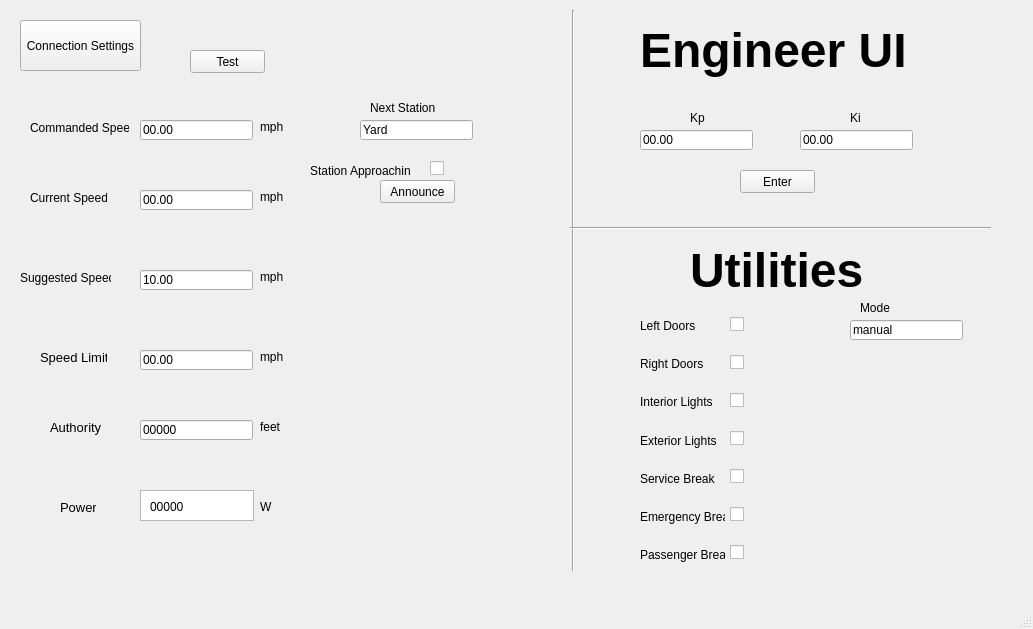
<?xml version="1.0" encoding="UTF-8"?>
<ui version="4.0">
 <class>TrainControllerMainWindow</class>
 <widget class="QMainWindow" name="TrainControllerMainWindow">
  <property name="geometry">
   <rect>
    <x>0</x>
    <y>0</y>
    <width>1033</width>
    <height>629</height>
   </rect>
  </property>
  <property name="windowTitle">
   <string>TrainControllerMainWindow</string>
  </property>
  <widget class="QWidget" name="centralwidget">
   <widget class="QPushButton" name="connectionSettingsButton">
    <property name="geometry">
     <rect>
      <x>20</x>
      <y>20</y>
      <width>121</width>
      <height>51</height>
     </rect>
    </property>
    <property name="text">
     <string>Connection Settings</string>
    </property>
   </widget>
   <widget class="QLabel" name="Engineer">
    <property name="geometry">
     <rect>
      <x>640</x>
      <y>10</y>
      <width>311</width>
      <height>81</height>
     </rect>
    </property>
    <property name="text">
     <string>&lt;html&gt;&lt;head/&gt;&lt;body&gt;&lt;p&gt;&lt;span style=&quot; font-size:36pt; font-weight:600;&quot;&gt;Engineer UI&lt;/span&gt;&lt;/p&gt;&lt;/body&gt;&lt;/html&gt;</string>
    </property>
    <property name="scaledContents">
     <bool>false</bool>
    </property>
   </widget>
   <widget class="Line" name="line">
    <property name="geometry">
     <rect>
      <x>563</x>
      <y>10</y>
      <width>20</width>
      <height>561</height>
     </rect>
    </property>
    <property name="orientation">
     <enum>Qt::Vertical</enum>
    </property>
   </widget>
   <widget class="Line" name="line_2">
    <property name="geometry">
     <rect>
      <x>570</x>
      <y>220</y>
      <width>421</width>
      <height>16</height>
     </rect>
    </property>
    <property name="orientation">
     <enum>Qt::Horizontal</enum>
    </property>
   </widget>
   <widget class="QLineEdit" name="KpText">
    <property name="geometry">
     <rect>
      <x>640</x>
      <y>130</y>
      <width>113</width>
      <height>20</height>
     </rect>
    </property>
    <property name="text">
     <string>00.00</string>
    </property>
   </widget>
   <widget class="QLineEdit" name="KiText">
    <property name="geometry">
     <rect>
      <x>800</x>
      <y>130</y>
      <width>113</width>
      <height>20</height>
     </rect>
    </property>
    <property name="text">
     <string>00.00</string>
    </property>
   </widget>
   <widget class="QLabel" name="Kp">
    <property name="geometry">
     <rect>
      <x>690</x>
      <y>110</y>
      <width>21</width>
      <height>16</height>
     </rect>
    </property>
    <property name="text">
     <string>Kp</string>
    </property>
   </widget>
   <widget class="QLabel" name="Ki">
    <property name="geometry">
     <rect>
      <x>850</x>
      <y>110</y>
      <width>16</width>
      <height>16</height>
     </rect>
    </property>
    <property name="text">
     <string>Ki</string>
    </property>
   </widget>
   <widget class="QLabel" name="Utilities">
    <property name="geometry">
     <rect>
      <x>690</x>
      <y>230</y>
      <width>201</width>
      <height>81</height>
     </rect>
    </property>
    <property name="text">
     <string>&lt;html&gt;&lt;head/&gt;&lt;body&gt;&lt;p&gt;&lt;span style=&quot; font-size:36pt; font-weight:600;&quot;&gt;Utilities&lt;/span&gt;&lt;/p&gt;&lt;/body&gt;&lt;/html&gt;</string>
    </property>
    <property name="scaledContents">
     <bool>false</bool>
    </property>
   </widget>
   <widget class="QPushButton" name="enterButton">
    <property name="geometry">
     <rect>
      <x>740</x>
      <y>170</y>
      <width>75</width>
      <height>23</height>
     </rect>
    </property>
    <property name="text">
     <string>Enter</string>
    </property>
   </widget>
   <widget class="QLabel" name="label_7">
    <property name="geometry">
     <rect>
      <x>260</x>
      <y>120</y>
      <width>47</width>
      <height>13</height>
     </rect>
    </property>
    <property name="text">
     <string>mph</string>
    </property>
   </widget>
   <widget class="QLabel" name="label_8">
    <property name="geometry">
     <rect>
      <x>260</x>
      <y>190</y>
      <width>47</width>
      <height>13</height>
     </rect>
    </property>
    <property name="text">
     <string>mph</string>
    </property>
   </widget>
   <widget class="QLabel" name="label_9">
    <property name="geometry">
     <rect>
      <x>260</x>
      <y>270</y>
      <width>47</width>
      <height>13</height>
     </rect>
    </property>
    <property name="text">
     <string>mph</string>
    </property>
   </widget>
   <widget class="QLabel" name="label_10">
    <property name="geometry">
     <rect>
      <x>260</x>
      <y>350</y>
      <width>47</width>
      <height>13</height>
     </rect>
    </property>
    <property name="text">
     <string>mph</string>
    </property>
   </widget>
   <widget class="QLabel" name="label_11">
    <property name="geometry">
     <rect>
      <x>260</x>
      <y>420</y>
      <width>47</width>
      <height>13</height>
     </rect>
    </property>
    <property name="text">
     <string>feet</string>
    </property>
   </widget>
   <widget class="QLabel" name="label_12">
    <property name="geometry">
     <rect>
      <x>260</x>
      <y>500</y>
      <width>47</width>
      <height>13</height>
     </rect>
    </property>
    <property name="text">
     <string>W</string>
    </property>
   </widget>
   <widget class="QLineEdit" name="commandedSpeed">
    <property name="geometry">
     <rect>
      <x>140</x>
      <y>120</y>
      <width>113</width>
      <height>20</height>
     </rect>
    </property>
    <property name="text">
     <string>00.00</string>
    </property>
   </widget>
   <widget class="QLineEdit" name="currentSpeed">
    <property name="geometry">
     <rect>
      <x>140</x>
      <y>190</y>
      <width>113</width>
      <height>20</height>
     </rect>
    </property>
    <property name="text">
     <string>00.00</string>
    </property>
   </widget>
   <widget class="QLineEdit" name="suggestedSpeed">
    <property name="geometry">
     <rect>
      <x>140</x>
      <y>270</y>
      <width>113</width>
      <height>20</height>
     </rect>
    </property>
    <property name="text">
     <string>10.00</string>
    </property>
   </widget>
   <widget class="QLineEdit" name="speedLimit">
    <property name="geometry">
     <rect>
      <x>140</x>
      <y>350</y>
      <width>113</width>
      <height>20</height>
     </rect>
    </property>
    <property name="text">
     <string>00.00</string>
    </property>
   </widget>
   <widget class="QLineEdit" name="authority">
    <property name="geometry">
     <rect>
      <x>140</x>
      <y>420</y>
      <width>113</width>
      <height>20</height>
     </rect>
    </property>
    <property name="text">
     <string>00000</string>
    </property>
   </widget>
   <widget class="QTextBrowser" name="box">
    <property name="geometry">
     <rect>
      <x>140</x>
      <y>490</y>
      <width>114</width>
      <height>31</height>
     </rect>
    </property>
    <property name="html">
     <string>&lt;!DOCTYPE HTML PUBLIC &quot;-//W3C//DTD HTML 4.0//EN&quot; &quot;http://www.w3.org/TR/REC-html40/strict.dtd&quot;&gt;
&lt;html&gt;&lt;head&gt;&lt;meta name=&quot;qrichtext&quot; content=&quot;1&quot; /&gt;&lt;style type=&quot;text/css&quot;&gt;
p, li { white-space: pre-wrap; }
&lt;/style&gt;&lt;/head&gt;&lt;body style=&quot; font-family:'MS Shell Dlg 2'; font-size:8.25pt; font-weight:400; font-style:normal;&quot;&gt;
&lt;p align=&quot;center&quot; style=&quot;-qt-paragraph-type:empty; margin-top:0px; margin-bottom:0px; margin-left:0px; margin-right:0px; -qt-block-indent:0; text-indent:0px;&quot;&gt;&lt;br /&gt;&lt;/p&gt;&lt;/body&gt;&lt;/html&gt;</string>
    </property>
   </widget>
   <widget class="QLabel" name="label_6">
    <property name="geometry">
     <rect>
      <x>60</x>
      <y>500</y>
      <width>36</width>
      <height>16</height>
     </rect>
    </property>
    <property name="text">
     <string>&lt;html&gt;&lt;head/&gt;&lt;body&gt;&lt;p&gt;&lt;span style=&quot; font-size:10pt;&quot;&gt;Power&lt;/span&gt;&lt;/p&gt;&lt;/body&gt;&lt;/html&gt;</string>
    </property>
   </widget>
   <widget class="QLabel" name="label">
    <property name="geometry">
     <rect>
      <x>30</x>
      <y>120</y>
      <width>99</width>
      <height>16</height>
     </rect>
    </property>
    <property name="text">
     <string>Commanded Speed</string>
    </property>
   </widget>
   <widget class="QLabel" name="label_2">
    <property name="geometry">
     <rect>
      <x>30</x>
      <y>190</y>
      <width>77</width>
      <height>16</height>
     </rect>
    </property>
    <property name="text">
     <string>Current Speed</string>
    </property>
   </widget>
   <widget class="QLabel" name="label_4">
    <property name="geometry">
     <rect>
      <x>40</x>
      <y>350</y>
      <width>67</width>
      <height>16</height>
     </rect>
    </property>
    <property name="text">
     <string>&lt;html&gt;&lt;head/&gt;&lt;body&gt;&lt;p&gt;&lt;span style=&quot; font-size:10pt;&quot;&gt;Speed Limit&lt;/span&gt;&lt;/p&gt;&lt;/body&gt;&lt;/html&gt;</string>
    </property>
   </widget>
   <widget class="QLabel" name="label_5">
    <property name="geometry">
     <rect>
      <x>50</x>
      <y>420</y>
      <width>51</width>
      <height>16</height>
     </rect>
    </property>
    <property name="text">
     <string>&lt;html&gt;&lt;head/&gt;&lt;body&gt;&lt;p&gt;&lt;span style=&quot; font-size:10pt;&quot;&gt;Authority&lt;/span&gt;&lt;/p&gt;&lt;/body&gt;&lt;/html&gt;</string>
    </property>
   </widget>
   <widget class="QLabel" name="label_3">
    <property name="geometry">
     <rect>
      <x>20</x>
      <y>270</y>
      <width>91</width>
      <height>16</height>
     </rect>
    </property>
    <property name="text">
     <string>Suggested Speed</string>
    </property>
   </widget>
   <widget class="QPushButton" name="testButton">
    <property name="geometry">
     <rect>
      <x>190</x>
      <y>50</y>
      <width>75</width>
      <height>23</height>
     </rect>
    </property>
    <property name="text">
     <string>Test</string>
    </property>
   </widget>
   <widget class="QLabel" name="powerLabel">
    <property name="geometry">
     <rect>
      <x>150</x>
      <y>500</y>
      <width>47</width>
      <height>13</height>
     </rect>
    </property>
    <property name="text">
     <string>00000</string>
    </property>
   </widget>
   <widget class="QLabel" name="label_14">
    <property name="geometry">
     <rect>
      <x>370</x>
      <y>100</y>
      <width>99</width>
      <height>16</height>
     </rect>
    </property>
    <property name="text">
     <string>Next Station</string>
    </property>
   </widget>
   <widget class="QLineEdit" name="nextStation">
    <property name="geometry">
     <rect>
      <x>360</x>
      <y>120</y>
      <width>113</width>
      <height>20</height>
     </rect>
    </property>
    <property name="text">
     <string>Yard</string>
    </property>
   </widget>
   <widget class="QLineEdit" name="mode">
    <property name="geometry">
     <rect>
      <x>850</x>
      <y>320</y>
      <width>113</width>
      <height>20</height>
     </rect>
    </property>
    <property name="text">
     <string>manual</string>
    </property>
   </widget>
   <widget class="QLabel" name="label_15">
    <property name="geometry">
     <rect>
      <x>860</x>
      <y>300</y>
      <width>99</width>
      <height>16</height>
     </rect>
    </property>
    <property name="text">
     <string>Mode</string>
    </property>
   </widget>
   <widget class="QCheckBox" name="stationApproachingCB">
    <property name="geometry">
     <rect>
      <x>430</x>
      <y>160</y>
      <width>70</width>
      <height>17</height>
     </rect>
    </property>
    <property name="text">
     <string/>
    </property>
   </widget>
   <widget class="QLabel" name="StationApproaching">
    <property name="geometry">
     <rect>
      <x>310</x>
      <y>150</y>
      <width>101</width>
      <height>41</height>
     </rect>
    </property>
    <property name="text">
     <string>Station Approaching</string>
    </property>
   </widget>
   <widget class="QPushButton" name="announceButton">
    <property name="geometry">
     <rect>
      <x>380</x>
      <y>180</y>
      <width>75</width>
      <height>23</height>
     </rect>
    </property>
    <property name="text">
     <string>Announce</string>
    </property>
   </widget>
   <widget class="QWidget" name="layoutWidget">
    <property name="geometry">
     <rect>
      <x>730</x>
      <y>300</y>
      <width>16</width>
      <height>281</height>
     </rect>
    </property>
    <layout class="QVBoxLayout" name="verticalLayout">
     <item>
      <widget class="QCheckBox" name="LeftDoorsCB">
       <property name="text">
        <string/>
       </property>
      </widget>
     </item>
     <item>
      <widget class="QCheckBox" name="RightDoorsCB">
       <property name="text">
        <string/>
       </property>
      </widget>
     </item>
     <item>
      <widget class="QCheckBox" name="InteriorLightsCB">
       <property name="text">
        <string/>
       </property>
      </widget>
     </item>
     <item>
      <widget class="QCheckBox" name="ExteriorLightsCB">
       <property name="text">
        <string/>
       </property>
      </widget>
     </item>
     <item>
      <widget class="QCheckBox" name="ServiceBreakCB">
       <property name="text">
        <string/>
       </property>
      </widget>
     </item>
     <item>
      <widget class="QCheckBox" name="EmergencyBreakCB">
       <property name="text">
        <string/>
       </property>
      </widget>
     </item>
     <item>
      <widget class="QCheckBox" name="PassengerBreakCB">
       <property name="text">
        <string/>
       </property>
      </widget>
     </item>
    </layout>
   </widget>
   <widget class="QWidget" name="layoutWidget">
    <property name="geometry">
     <rect>
      <x>640</x>
      <y>310</y>
      <width>85</width>
      <height>261</height>
     </rect>
    </property>
    <layout class="QVBoxLayout" name="verticalLayout_2">
     <item>
      <widget class="QLabel" name="LeftDoors">
       <property name="text">
        <string>Left Doors</string>
       </property>
      </widget>
     </item>
     <item>
      <widget class="QLabel" name="RightDoors">
       <property name="text">
        <string>Right Doors</string>
       </property>
      </widget>
     </item>
     <item>
      <widget class="QLabel" name="InteriorLights">
       <property name="text">
        <string>Interior Lights</string>
       </property>
      </widget>
     </item>
     <item>
      <widget class="QLabel" name="ExteriorLights">
       <property name="text">
        <string>Exterior Lights</string>
       </property>
      </widget>
     </item>
     <item>
      <widget class="QLabel" name="ServiceBreak">
       <property name="text">
        <string>Service Break</string>
       </property>
      </widget>
     </item>
     <item>
      <widget class="QLabel" name="EmergencyBreak">
       <property name="text">
        <string>Emergency Break</string>
       </property>
      </widget>
     </item>
     <item>
      <widget class="QLabel" name="PassengerBreak">
       <property name="text">
        <string>Passenger Break</string>
       </property>
      </widget>
     </item>
    </layout>
   </widget>
  </widget>
  <widget class="QStatusBar" name="statusbar"/>
  <widget class="QMenuBar" name="menubar">
   <property name="geometry">
    <rect>
     <x>0</x>
     <y>0</y>
     <width>1033</width>
     <height>21</height>
    </rect>
   </property>
   <property name="defaultUp">
    <bool>false</bool>
   </property>
  </widget>
 </widget>
 <resources/>
 <connections/>
</ui>
